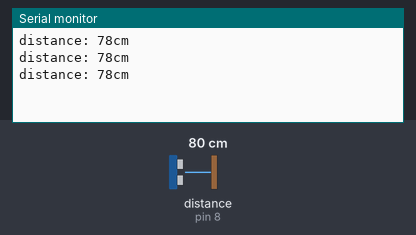
A sketch run on a simulated Arduino Uno, built with avr-gcc and run on an emulated ATmega328P. Parts: the last lines printed to the serial monitor. Wiring (inferred from the names in the program): ultrasonic range finder: trigger pin 9; echo pin 8. Inputs (shaded band) come from the test bench; at power-on: distance to the obstacle (sensor on pin 8) 80 cm. The echo pulse lasts 58.3 µs per cm.

Above: at 1.3 s.
1.4 s: distance to the obstacle (sensor on pin 8) set to 2 cm
At 1.9 s:
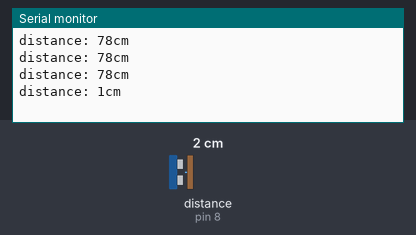
2.9 s: distance to the obstacle (sensor on pin 8) set to 4 cm
At 3.4 s:
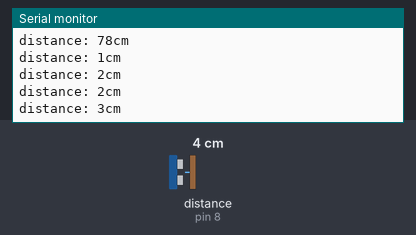
Timing chart, 0 to 5.9 s (numbered marks = the images above; inputs shaded):
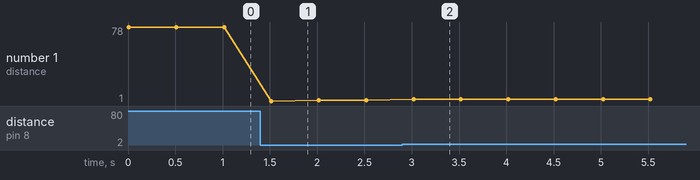

Measured:
- after the input at 1.4 s, the serial monitor: prints a new line after 0.12 s (image 1)
- after the input at 2.9 s, the serial monitor: prints a new line after 0.12 s (image 2)
- plotted number 1: 78 → 2 after the input at 1.4 s, 2 → 3 after the input at 2.9 s

The sketch:

distanceSensor.ino
```cpp
void setup() {
  // put your setup code here, to run once:
  pinMode (9, OUTPUT); //trig
  pinMode (8, INPUT); //echo

  Serial.begin(9600); //communication to computer

}

void loop() {
  // put your main code here, to run repeatedly:
  digitalWrite (9, LOW); //starts the pin that takes in the sound as off
  delayMicroseconds(2); // need tiny delay if you use regular delay too long incorrect measurement

  //sends a signal to the sensor
  digitalWrite (9, HIGH);
  delayMicroseconds(10); //keeps sensor on for 10 microseconds for the signal
  digitalWrite (9, LOW);

  long duration = pulseIn (8, HIGH); //detects how long for the sound to hit the sensor and back stored in duration variable in long type
                                     // long stores huge int as the delaymicroseconds counts in ints and becomes huge values
  // distnace = time x speed (time divided by 2 since it goes to sensor and back)
  // sound speed is 0.034
  int distance = (duration / 2) * 0.034;
  Serial.print("distance: ");
  Serial.print(distance);
  Serial.println("cm");

  delay(500); //delay before looping again

}
```
